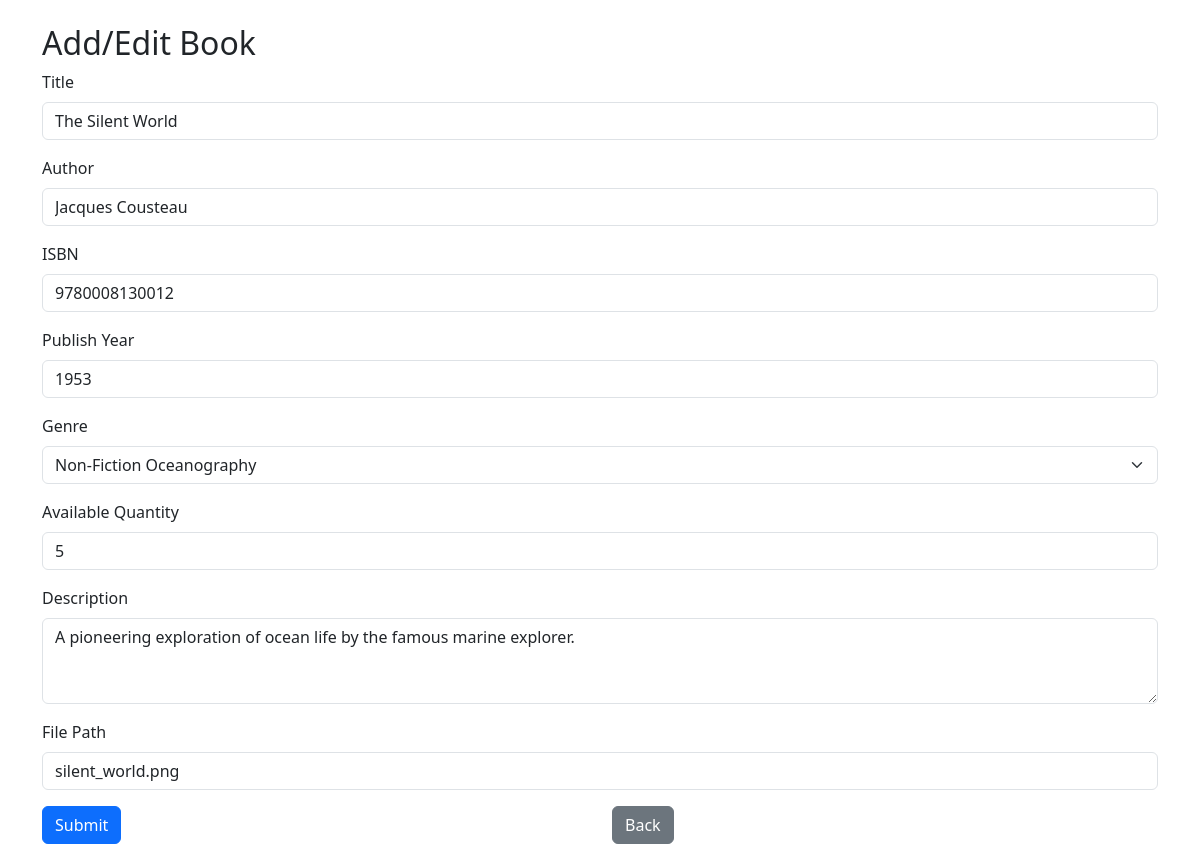
The page /books/editor.php?id=2 on the database its author committed.
### tables this page shows
CREATE TABLE `books` (
  `id` bigint(20) UNSIGNED NOT NULL,
  `title` varchar(255) NOT NULL,
  `author` varchar(255) NOT NULL,
  `isbn` varchar(255) DEFAULT NULL,
  `publish_year` int(11) NOT NULL,
  `genre_id` bigint(20) UNSIGNED DEFAULT NULL,
  `available_quantity` int(11) NOT NULL DEFAULT '0',
  `description` text,
  `file` varchar(255) DEFAULT NULL,
  `created_at` timestamp NULL DEFAULT NULL,
  `updated_at` timestamp NULL DEFAULT NULL
);

### books/editor.php (the view, shortened to what this page needs)
<?php
include __DIR__ . '/../db.php';
$sth = $dbh->query('SELECT * FROM `genres` ORDER BY name');
$genres = $sth->fetchAll(PDO::FETCH_ASSOC);
$book = [];
if (isset($_GET['id']) && $_GET['id'] > 0) {
    $sth = $dbh->prepare('SELECT * FROM books WHERE id = ?');
    $sth->execute([$_GET['id']]);
    $book = $sth->fetch(PDO::FETCH_ASSOC);
}
?><!DOCTYPE html>
<html lang="en">
<head>
    <link href="https://cdn.jsdelivr.net/npm/bootstrap@5.3.0/dist/css/bootstrap.min.css" rel="stylesheet">
</head>
<body>
    <div class="container mt-4">
        <h2>Add/Edit Book</h2>
        <form action="save_book.php" method="post">
            <div class="mb-3">
                <label for="title" class="form-label">Title</label>
                <input type="text" class="form-control" id="title" name="title" placeholder="Enter title" value="<?php echo $book['title'] ?? '' ?>" required>
            </div>
            <div class="mb-3">
                <label for="author" class="form-label">Author</label>
                <input type="text" class="form-control" id="author" name="author" placeholder="Enter author" value="<?php echo $book['author'] ?? '' ?>" required>
            </div>
            <div class="mb-3">
                <label for="isbn" class="form-label">ISBN</label>
                <input type="text" class="form-control" id="isbn" name="isbn" placeholder="Enter ISBN" value="<?php echo $book['isbn'] ?? '' ?>">
            </div>
            <div class="mb-3">
                <label for="publish_year" class="form-label">Publish Year</label>
                <input type="number" class="form-control" id="publish_year" name="publish_year" placeholder="Enter Publish Year" value="<?php echo $book['publish_year'] ?? '' ?>" required>
            </div>
            <div class="mb-3">
                <label for="genre_id" class="form-label">Genre</label>
                <select class="form-select" id="genre_id" name="genre_id">
                    <?php
                    foreach ($genres as $genre) {
                        $sel = $book['genre_id'] == $genre['id'] ? 'selected' : '';
                        ?>
                        <option value="<?php echo $genre['id']; ?>" <?php echo $sel; ?>><?php echo $genre['name']; ?></option>
                        <?php
                    }
                    ?>
                </select>
            </div>
            <div class="mb-3">
                <label for="available_quantity" class="form-label">Available Quantity</label>
                <input type="text" class="form-control" id="available_quantity" name="available_quantity" placeholder="Enter quantity" value="<?php echo $book['available_quantity'] ?? '' ?>">
            </div>
            <div class="mb-3">
                <label for="description" class="form-label">Description</label>
                <textarea class="form-control" id="description" name="description" rows="3" placeholder="Enter book description"><?php echo $book['description'] ?? '' ?></textarea>
            </div>
            <div class="mb-3">
                <label for="file" class="form-label">File Path</label>
                <input type="text" class="form-control" id="file" name="file" placeholder="Enter file path" value="<?php echo $book['file'] ?? '' ?>">
            </div>
            <div class="row">
                <div class="col"><button type="submit" class="btn btn-primary">Submit</button></div>
                <div class="col"><a href="index.php" class="btn btn-secondary">Back</a></div>
            </div>
        </form>
    </div>
</body>
</html>

### rows shown on the page
books: title "The Silent World", author "Jacques Cousteau", isbn "9780008130012", publish_year "1953", available_quantity "5", description "A pioneering exploration of ocean life by the famous marine explorer.", file "silent_world.png"

### other values the page prints
form field genre_id "Non-Fiction Oceanography"
